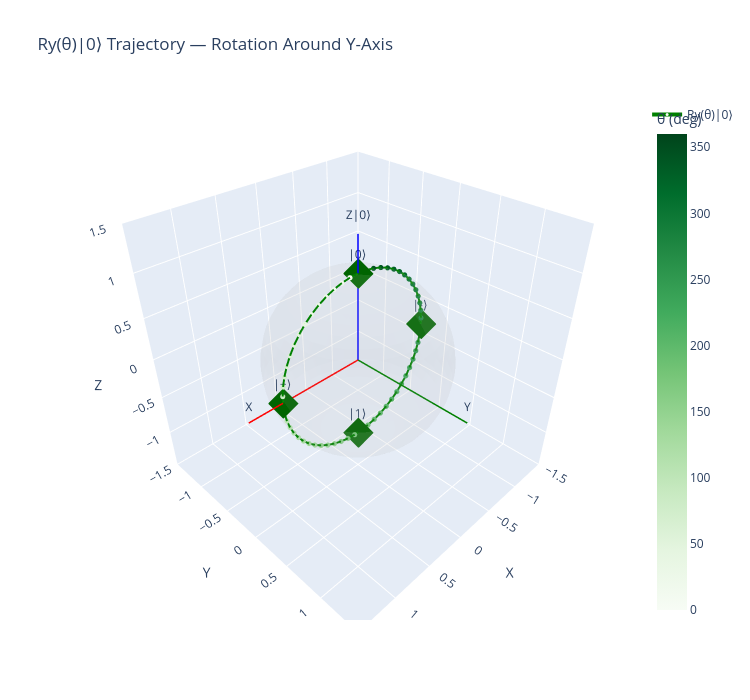

Write notebook code for a chart like this one.
### Markdown cell above
### 4b. Ry Trajectory: Rotation around the Y-axis

Starting from $|0\rangle$, $R_y(\theta)$ sweeps through:  
$|0\rangle \to |+\rangle \to |1\rangle \to |-\rangle \to |0\rangle$  
(a great circle in the **XZ plane**)

💡 Ry is special: it keeps all amplitudes **real**. Perfect for state preparation!

### Code cell
# Ry trajectory
coords_ry = []
for theta in angles:
    qc = QuantumCircuit(1)
    qc.ry(theta, 0)
    sv = Statevector.from_instruction(qc)
    coords_ry.append(state_to_bloch(sv))

xs, ys, zs = zip(*coords_ry)

fig = go.Figure(data=make_sphere_wireframe())

fig.add_trace(go.Scatter3d(
    x=xs, y=ys, z=zs,
    mode='lines+markers',
    marker=dict(size=3, color=np.degrees(angles), colorscale='Greens', colorbar=dict(title='θ (deg)')),
    line=dict(color='green', width=4),
    name='Ry(θ)|0⟩',
    hovertemplate='θ=%{customdata:.0f}°<br>x=%{x:.3f}<br>y=%{y:.3f}<br>z=%{z:.3f}',
    customdata=np.degrees(angles)
))

key_points = [(0, '|0⟩'), (np.pi/2, '|+⟩'), (np.pi, '|1⟩'), (3*np.pi/2, '|-⟩')]
for angle, label in key_points:
    qc = QuantumCircuit(1); qc.ry(angle, 0)
    bx, by, bz = state_to_bloch(Statevector.from_instruction(qc))
    fig.add_trace(go.Scatter3d(
        x=[bx], y=[by], z=[bz],
        mode='markers+text', text=[label], textposition='top center',
        marker=dict(size=10, color='darkgreen', symbol='diamond'),
        showlegend=False
    ))

fig.update_layout(make_bloch_layout('Ry(θ)|0⟩ Trajectory — Rotation Around Y-Axis'))
fig.show()

### Figure 1 — Plotly figure (JSON) as saved in the notebook; plotly's stock layout.template omitted (floating-point values rounded to 4 significant figures; data arrays with more than 128 entries replaced by an {"elided": "..."} marker saying what was removed)
{"data": [{"colorscale": [[0, "lightgray"], [1, "lightgray"]], "hoverinfo": "skip", "opacity": 0.1, "showscale": false, "type": "surface", "x": {"elided": "30x30 float values"}, "y": {"elided": "30x30 float values"}, "z": {"elided": "30x30 float values"}}, {"hoverinfo": "skip", "line": {"color": "red", "width": 3}, "mode": "lines+text", "showlegend": false, "text": ["", "X"], "textposition": "top center", "type": "scatter3d", "x": [0, 1.4], "y": [0, 0], "z": [0, 0]}, {"hoverinfo": "skip", "line": {"color": "green", "width": 3}, "mode": "lines+text", "showlegend": false, "text": ["", "Y"], "textposition": "top center", "type": "scatter3d", "x": [0, 0], "y": [0, 1.4], "z": [0, 0]}, {"hoverinfo": "skip", "line": {"color": "blue", "width": 3}, "mode": "lines+text", "showlegend": false, "text": ["", "Z|0⟩"], "textposition": "top center", "type": "scatter3d", "x": [0, 0], "y": [0, 0], "z": [0, 1.4]}, {"customdata": [0.0, 6.102, 12.2, 18.31, 24.41, 30.51, 36.61, 42.71, 48.81, 54.92, 61.02, 67.12, 73.22, 79.32, 85.42, 91.53, 97.63, 103.7, 109.8, 115.9, 122.0, 128.1, 134.2, 140.3, 146.4, 152.5, 158.6, 164.7, 170.8, 176.9, 183.1, 189.2, 195.3, 201.4, 207.5, 213.6, 219.7, 225.8, 231.9, 238.0, 244.1, 250.2, 256.3, 262.4, 268.5, 274.6, 280.7, 286.8, 292.9, 299.0, 305.1, 311.2, 317.3, 323.4, 329.5, 335.6, 341.7, 347.8, 353.9, 360.0], "hovertemplate": "θ=%{customdata:.0f}°<br>x=%{x:.3f}<br>y=%{y:.3f}<br>z=%{z:.3f}", "line": {"color": "green", "width": 4}, "marker": {"color": [0.0, 6.102, 12.2, 18.31, 24.41, 30.51, 36.61, 42.71, 48.81, 54.92, 61.02, 67.12, 73.22, 79.32, 85.42, 91.53, 97.63, 103.7, 109.8, 115.9, 122.0, 128.1, 134.2, 140.3, 146.4, 152.5, 158.6, 164.7, 170.8, 176.9, 183.1, 189.2, 195.3, 201.4, 207.5, 213.6, 219.7, 225.8, 231.9, 238.0, 244.1, 250.2, 256.3, 262.4, 268.5, 274.6, 280.7, 286.8, 292.9, 299.0, 305.1, 311.2, 317.3, 323.4, 329.5, 335.6, 341.7, 347.8, 353.9, 360.0], "colorbar": {"title": {"text": "θ (deg)"}}, "colorscale": [[0, "rgb(247,252,245)"], [0.125, "rgb(229,245,224)"], [0.25, "rgb(199,233,192)"], [0.375, "rgb(161,217,155)"], [0.5, "rgb(116,196,118)"], [0.625, "rgb(65,171,93)"], [0.75, "rgb(35,139,69)"], [0.875, "rgb(0,109,44)"], [1, "rgb(0,68,27)"]], "size": 3}, "mode": "lines+markers", "name": "Ry(θ)|0⟩", "type": "scatter3d", "x": [0, 0.1063, 0.2114, 0.3141, 0.4132, 0.5077, 0.5964, 0.6783, 0.7526, 0.8183, 0.8748, 0.9213, 0.9574, 0.9827, 0.9968, 0.9996, 0.9912, 0.9714, 0.9407, 0.8993, 0.8477, 0.7866, 0.7165, 0.6382, 0.5528, 0.4611, 0.3642, 0.2631, 0.1591, 0.05322, -0.05322, -0.1591, -0.2631, -0.3642, -0.4611, -0.5528, -0.6382, -0.7165, -0.7866, -0.8477, -0.8993, -0.9407, -0.9714, -0.9912, -0.9996, -0.9968, -0.9827, -0.9574, -0.9213, -0.8748, -0.8183, -0.7526, -0.6783, -0.5964, -0.5077, -0.4132, -0.3141, -0.2114, -0.1063, -2.449e-16], "y": [0, 0, 0, 0, 0, 0, 0, 0, 0, 0, 0, 0, 0, 0, 0, 0, 0, 0, 0, 0, 0, 0, 0, 0, 0, 0, 0, 0, 0, 0, 0, 0, 0, 0, 0, 0, 0, 0, 0, 0, 0, 0, 0, 0, 0, 0, 0, 0, 0, 0, 0, 0, 0, 0, 0, 0, 0, 0, 0, 0], "z": [1, 0.9943, 0.9774, 0.9494, 0.9106, 0.8616, 0.8027, 0.7348, 0.6585, 0.5748, 0.4846, 0.3888, 0.2887, 0.1853, 0.07979, -0.02662, -0.1327, -0.2373, -0.3392, -0.4373, -0.5304, -0.6175, -0.6976, -0.7698, -0.8333, -0.8874, -0.9313, -0.9648, -0.9873, -0.9986, -0.9986, -0.9873, -0.9648, -0.9313, -0.8874, -0.8333, -0.7698, -0.6976, -0.6175, -0.5304, -0.4373, -0.3392, -0.2373, -0.1327, -0.02662, 0.07979, 0.1853, 0.2887, 0.3888, 0.4846, 0.5748, 0.6585, 0.7348, 0.8027, 0.8616, 0.9106, 0.9494, 0.9774, 0.9943, 1]}, {"marker": {"color": "darkgreen", "size": 10, "symbol": "diamond"}, "mode": "markers+text", "showlegend": false, "text": ["|0⟩"], "textposition": "top center", "type": "scatter3d", "x": [0], "y": [0], "z": [1]}, {"marker": {"color": "darkgreen", "size": 10, "symbol": "diamond"}, "mode": "markers+text", "showlegend": false, "text": ["|+⟩"], "textposition": "top center", "type": "scatter3d", "x": [1], "y": [0], "z": [1.997e-16]}, {"marker": {"color": "darkgreen", "size": 10, "symbol": "diamond"}, "mode": "markers+text", "showlegend": false, "text": ["|1⟩"], "textposition": "top center", "type": "scatter3d", "x": [1.225e-16], "y": [0], "z": [-1]}, {"marker": {"color": "darkgreen", "size": 10, "symbol": "diamond"}, "mode": "markers+text", "showlegend": false, "text": ["|-⟩"], "textposition": "top center", "type": "scatter3d", "x": [-1], "y": [0], "z": [-1.794e-16]}], "layout": {"height": 700, "scene": {"aspectmode": "cube", "xaxis": {"range": [-1.5, 1.5], "title": {"text": "X"}}, "yaxis": {"range": [-1.5, 1.5], "title": {"text": "Y"}}, "zaxis": {"range": [-1.5, 1.5], "title": {"text": "Z"}}}, "title": {"text": "Ry(θ)|0⟩ Trajectory — Rotation Around Y-Axis"}, "width": 750}}
